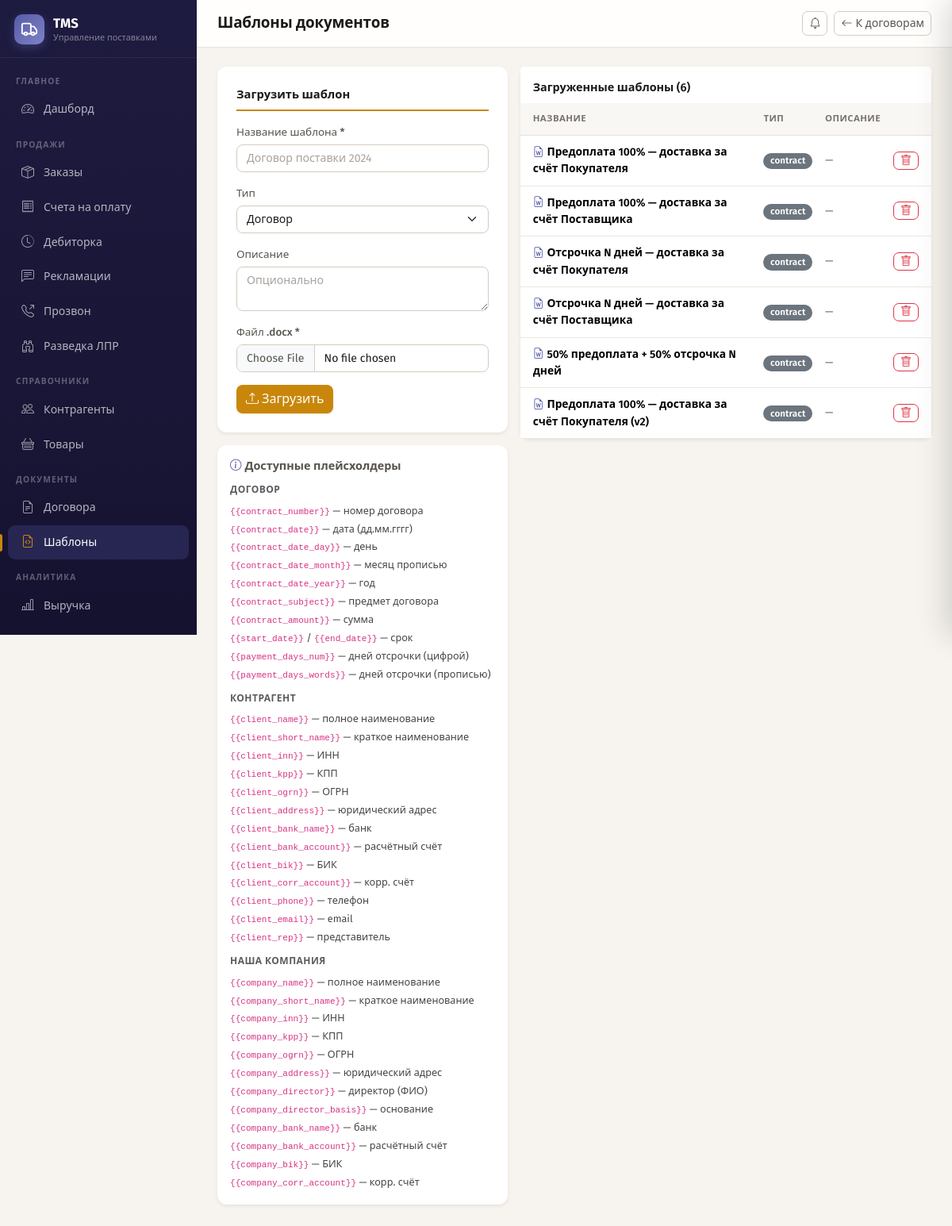
The app's page /contracts/templates/ (signed in) with its own data.
### app/models.py (models this page shows)
class DocumentTemplate(Base):
    __tablename__ = "document_templates"
    id = Column(Integer, primary_key=True, index=True)
    name = Column(String(200), nullable=False)
    type = Column(String(30), default="contract")  # contract / invoice / act / other
    file_path = Column(String(500), nullable=False)
    description = Column(Text)
    is_active = Column(Boolean, default=True)
    created_at = Column(DateTime, server_default=func.now())

### app/routers/contracts.py (the view)
@router.get("/templates", response_class=HTMLResponse)
@login_required
async def templates_redirect(request: Request):
    return RedirectResponse(url="/contracts/templates/", status_code=302)

### app/templates/contracts/templates_list.html (shortened to what this page needs)
{% extends "base.html" %}
{% block page_title %}Шаблоны документов{% endblock %}
{% block topbar_actions %}
  <a href="/contracts" class="btn btn-sm btn-outline-secondary"><i class="bi bi-arrow-left me-1"></i>К договорам</a>
{% endblock %}
{% block content %}
<div class="row g-3">
  <div class="col-lg-5">
    <div class="card border-0 shadow-sm p-4">
      <div class="form-section-title">Загрузить шаблон</div>
      <form method="post" action="/contracts/templates/upload" enctype="multipart/form-data">
        <div class="mb-3">
          <label class="form-label">Название шаблона *</label>
          <input type="text" name="name" class="form-control" required placeholder="Договор поставки 2024">
        </div>
        <div class="mb-3">
          <label class="form-label">Тип</label>
          <select name="type" class="form-select">
            <option value="contract">Договор</option>
          </select>
        </div>
        <div class="mb-3">
          <label class="form-label">Описание</label>
          <textarea name="description" class="form-control" rows="2" placeholder="Опционально"></textarea>
        </div>
        <div class="mb-3">
          <label class="form-label">Файл .docx *</label>
          <input type="file" name="file" class="form-control" accept=".docx" required>
        </div>
        <button type="submit" class="btn btn-accent"><i class="bi bi-upload me-1"></i>Загрузить</button>
      </form>
    </div>
    <div class="card border-0 shadow-sm p-3 mt-3">
      <div class="fw-semibold mb-2" style="font-size:.9rem">
        <i class="bi bi-info-circle text-primary me-1"></i>Доступные плейсхолдеры
      </div>
      <div style="font-size:.79rem; color:#444; line-height:1.8">
        <div class="text-muted fw-semibold mb-1" style="font-size:.75rem; text-transform:uppercase; letter-spacing:.04em">Договор</div>
        <code>{{'{{'}}contract_number{{'}}'}}</code> — номер договора<br>
        <code>{{'{{'}}contract_date{{'}}'}}</code> — дата (дд.мм.гггг)<br>
        <code>{{'{{'}}contract_date_day{{'}}'}}</code> — день<br>
        <code>{{'{{'}}contract_date_month{{'}}'}}</code> — месяц прописью<br>
        <code>{{'{{'}}contract_date_year{{'}}'}}</code> — год<br>
        <code>{{'{{'}}contract_subject{{'}}'}}</code> — предмет договора<br>
        <code>{{'{{'}}contract_amount{{'}}'}}</code> — сумма<br>
        <code>{{'{{'}}start_date{{'}}'}}</code> / <code>{{'{{'}}end_date{{'}}'}}</code> — срок<br>
        <code>{{'{{'}}payment_days_num{{'}}'}}</code> — дней отсрочки (цифрой)<br>
        <code>{{'{{'}}payment_days_words{{'}}'}}</code> — дней отсрочки (прописью)<br>
        <div class="text-muted fw-semibold mt-2 mb-1" style="font-size:.75rem; text-transform:uppercase; letter-spacing:.04em">Контрагент</div>
        <code>{{'{{'}}client_name{{'}}'}}</code> — полное наименование<br>
        <code>{{'{{'}}client_short_name{{'}}'}}</code> — краткое наименование<br>
        <code>{{'{{'}}client_inn{{'}}'}}</code> — ИНН<br>
        <code>{{'{{'}}client_kpp{{'}}'}}</code> — КПП<br>
        <code>{{'{{'}}client_ogrn{{'}}'}}</code> — ОГРН<br>
        <code>{{'{{'}}client_address{{'}}'}}</code> — юридический адрес<br>
        <code>{{'{{'}}client_bank_name{{'}}'}}</code> — банк<br>
        <code>{{'{{'}}client_bank_account{{'}}'}}</code> — расчётный счёт<br>
        <code>{{'{{'}}client_bik{{'}}'}}</code> — БИК<br>
        <code>{{'{{'}}client_corr_account{{'}}'}}</code> — корр. счёт<br>
        <code>{{'{{'}}client_phone{{'}}'}}</code> — телефон<br>
        <code>{{'{{'}}client_email{{'}}'}}</code> — email<br>
        <code>{{'{{'}}client_rep{{'}}'}}</code> — представитель<br>
        <div class="text-muted fw-semibold mt-2 mb-1" style="font-size:.75rem; text-transform:uppercase; letter-spacing:.04em">Наша компания</div>
        <code>{{'{{'}}company_name{{'}}'}}</code> — полное наименование<br>
        <code>{{'{{'}}company_short_name{{'}}'}}</code> — краткое наименование<br>
        <code>{{'{{'}}company_inn{{'}}'}}</code> — ИНН<br>
        <code>{{'{{'}}company_kpp{{'}}'}}</code> — КПП<br>
        <code>{{'{{'}}company_ogrn{{'}}'}}</code> — ОГРН<br>
        <code>{{'{{'}}company_address{{'}}'}}</code> — юридический адрес<br>
        <code>{{'{{'}}company_director{{'}}'}}</code> — директор (ФИО)<br>
        <code>{{'{{'}}company_director_basis{{'}}'}}</code> — основание<br>
        <code>{{'{{'}}company_bank_name{{'}}'}}</code> — банк<br>
        <code>{{'{{'}}company_bank_account{{'}}'}}</code> — расчётный счёт<br>
        <code>{{'{{'}}company_bik{{'}}'}}</code> — БИК<br>
        <code>{{'{{'}}company_corr_account{{'}}'}}</code> — корр. счёт<br>
      </div>
    </div>
  </div>
  <div class="col-lg-7">
    <div class="card border-0 shadow-sm">
      <div class="card-header bg-white border-0 fw-semibold pt-3">Загруженные шаблоны ({{ doc_templates | length }})</div>
      <div class="table-responsive">
        <table class="table tms-table mb-0">
          <thead>
            <tr><th class="ps-3">Название</th><th>Тип</th><th>Описание</th><th></th></tr>
          </thead>
          <tbody>
            {% for tpl in doc_templates %}
            <tr>
              <td class="ps-3 fw-semibold">
                <i class="bi bi-file-earmark-word text-primary me-1"></i>{{ tpl.name }}
              </td>
              <td><span class="badge bg-secondary">{{ tpl.type }}</span></td>
              <td class="text-muted" style="font-size:.82rem">{{ tpl.description or '—' }}</td>
              <td class="text-end pe-3">
                <form method="post" action="/contracts/templates/{{ tpl.id }}/delete" class="d-inline" data-confirm="Удалить шаблон «{{ tpl.name }}»?">
                  <button class="btn btn-sm btn-outline-danger py-0"><i class="bi bi-trash"></i></button>
                </form>
              </td>
            </tr>
            {% else %}
            <tr><td colspan="4" class="text-center py-4 text-muted">Шаблонов нет. Загрузите первый .docx шаблон.</td></tr>
            {% endfor %}
          </tbody>
        </table>
      </div>
    </div>
  </div>
</div>
{% endblock %}

### app/static/css/app.css (style rules this page uses)
:root { --brand: #575BA6; --brand-600: #4A4E94; --brand-700: #3D4180; --brand-50: #EEEEFF; --brand-100: #DDDDF5; --brand-rgb: 87, 91, 166; --cta: #C8870A; --cta-600: #A86E08; --cta-50: #FEF3DC; --sidebar-bg: #1E1B40; --sidebar-bg-2: #151230; --sidebar-width: 248px; --bg: #F7F4EF; --surface: #FFFFFF; --border: #E8E2D8; --border-strong: #D4CCBF; --text: #1C1917; --text-muted: #78716C; --text-soft: #57534E; --r-sm: 8px; --r: 12px; --r-lg: 16px; --shadow-sm: 0 1px 2px rgba(28,25,23,.06), 0 1px 3px rgba(28,25,23,.04); --shadow: 0 4px 12px rgba(28,25,23,.09); --shadow-lg: 0 12px 32px rgba(28,25,23,.14); --bs-primary: #575BA6; --bs-primary-rgb: 87, 91, 166; --bs-link-color: #575BA6; --bs-link-color-rgb: 87, 91, 166; --bs-link-hover-color: #4A4E94; --bs-border-color: #E8E2D8; --bs-body-color: #57534E; --bs-body-font-family: 'Fira Sans', system-ui, 'Segoe UI', sans-serif; }
* { -webkit-font-smoothing: antialiased; -moz-osx-font-smoothing: grayscale; }
body { font-family: 'Fira Sans', system-ui, 'Segoe UI', sans-serif; background: var(--bg); color: var(--text-soft); font-size: .9rem; line-height: 1.55; }
a { text-decoration: none; }
.card { border: 1px solid var(--border); border-radius: var(--r); box-shadow: var(--shadow-sm); background: var(--surface); }
.card-header { background: var(--surface); border-bottom: 1px solid var(--border); font-weight: 600; color: var(--text); }
.tms-table { font-size: .86rem; color: var(--text-soft); }
.tms-table thead th { background: #F9F7F4; font-weight: 600; color: var(--text-muted); text-transform: uppercase; letter-spacing: .04em; font-size: .71rem; border-bottom: 1px solid var(--border); border-top: none; white-space: nowrap; padding-top: 11px; padding-bottom: 11px; }
.tms-table tbody td { border-bottom: 1px solid #EDE8DF; vertical-align: middle; padding-top: 10px; padding-bottom: 10px; }
.tms-table tbody tr { transition: background .12s ease; }
.badge { font-weight: 600; font-size: .72rem; padding: .38em .75em; border-radius: 999px; letter-spacing: .01em; }
.btn { font-weight: 500; border-radius: var(--r-sm); transition: background .18s ease, box-shadow .18s ease, color .18s ease; cursor: pointer; }
.btn-sm { border-radius: 7px; }
.btn-accent, .btn-accent:focus { background: var(--cta); color: #fff; border: none; box-shadow: 0 1px 2px rgba(200,135,10,.25); }
.btn-outline-secondary { color: var(--text-soft); border-color: var(--border-strong); }
.form-label { font-weight: 500; font-size: .84rem; color: var(--text-soft); margin-bottom: 4px; }
.form-control, .form-select { border-color: var(--border-strong); border-radius: var(--r-sm); font-size: .88rem; color: var(--text); background-color: var(--surface); }
.form-control::placeholder { color: #A8A29E; }
.form-section-title { font-weight: 600; font-size: .92rem; color: var(--text); border-bottom: 2px solid var(--cta); padding-bottom: 7px; margin-bottom: 16px; display: inline-block; }
.text-primary { color: var(--brand) !important; }

### records on screen
DocumentTemplate: name "Предоплата 100% — доставка за счёт Покупателя", type "contract", description "—"
DocumentTemplate: name "Предоплата 100% — доставка за счёт Поставщика", type "contract", description "—"
DocumentTemplate: name "Отсрочка N дней — доставка за счёт Покупателя", type "contract", description "—"
DocumentTemplate: name "Отсрочка N дней — доставка за счёт Поставщика", type "contract", description "—"
DocumentTemplate: name "50% предоплата + 50% отсрочка N дней", type "contract", description "—"
DocumentTemplate: name "Предоплата 100% — доставка за счёт Покупателя (v2)", type "contract", description "—"

### other values on screen
{{ '{{' }} "{{"
{{ '}}' }} "}}"
{{ doc_templates | length }} "6"
